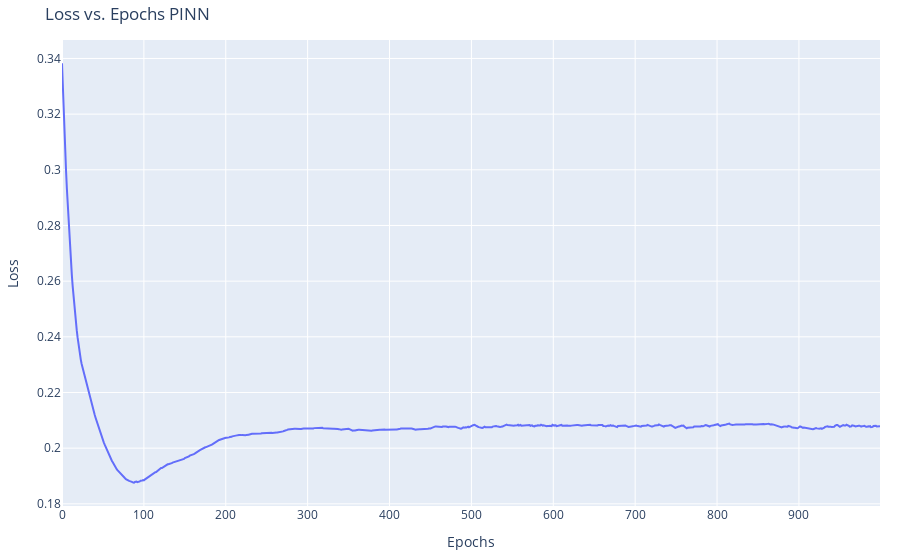

Here is the notebook cell this chart was saved with:
### Code cell
epochs = list(range(len(pinn)))
fig = go.Figure()
fig.add_trace(go.Scatter(x=epochs, y=pinn, mode='lines', name='Physics Informed Neural Network'))
fig.update_layout(
    title='Loss vs. Epochs PINN',
    xaxis=dict(title='Epochs'),
    yaxis=dict(title='Loss'),
    legend=dict(x=0.7, y=1.0),
    margin=dict(l=20, r=20, t=40, b=20),
    hovermode='x unified' 
)
fig.show()

### Figure 1 — Plotly figure (JSON) as saved in the notebook; plotly's stock layout.template omitted (floating-point values rounded to 4 significant figures; data arrays with more than 128 entries replaced by an {"elided": "..."} marker saying what was removed)
{"data": [{"mode": "lines", "name": "Physics Informed Neural Network", "type": "scatter", "x": {"elided": "1000 int values"}, "y": {"elided": "1000 float values"}}], "layout": {"hovermode": "x unified", "legend": {"x": 0.7, "y": 1}, "margin": {"b": 20, "l": 20, "r": 20, "t": 40}, "title": {"text": "Loss vs. Epochs PINN"}, "xaxis": {"title": {"text": "Epochs"}}, "yaxis": {"title": {"text": "Loss"}}}}
